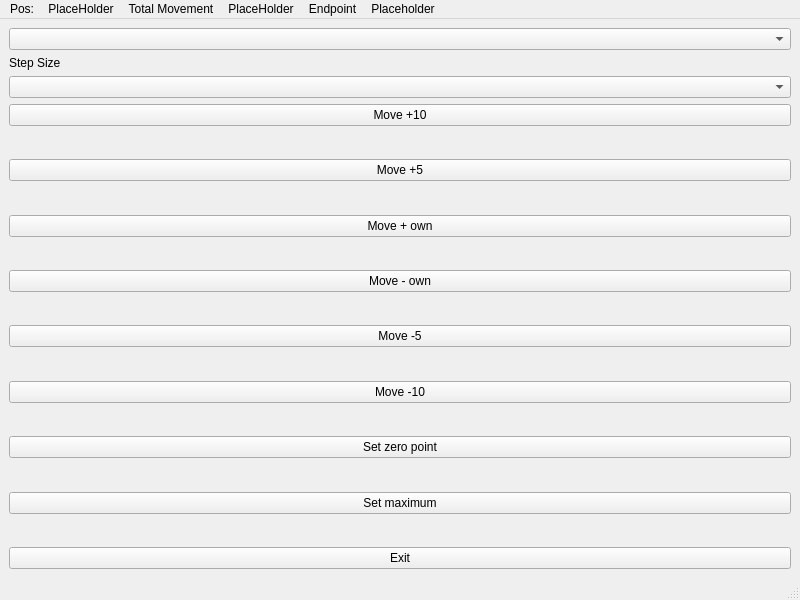
<?xml version="1.0" encoding="UTF-8"?>
<ui version="4.0">
 <class>Endstop_window</class>
 <widget class="QMainWindow" name="Endstop_window">
  <property name="geometry">
   <rect>
    <x>0</x>
    <y>0</y>
    <width>800</width>
    <height>600</height>
   </rect>
  </property>
  <property name="windowTitle">
   <string>MainWindow</string>
  </property>
  <widget class="QWidget" name="centralwidget">
   <layout class="QGridLayout" name="gridLayout_2">
    <item row="0" column="0">
     <layout class="QGridLayout" name="gridLayout"/>
    </item>
    <item row="0" column="1">
     <layout class="QVBoxLayout" name="verticalLayout">
      <item>
       <widget class="QComboBox" name="combobox_motor"/>
      </item>
      <item>
       <widget class="QLabel" name="label">
        <property name="text">
         <string>Step Size </string>
        </property>
       </widget>
      </item>
      <item>
       <widget class="QComboBox" name="combobox_step_size"/>
      </item>
      <item>
       <widget class="QPushButton" name="move_10">
        <property name="text">
         <string>Move +10</string>
        </property>
       </widget>
      </item>
      <item>
       <spacer name="verticalSpacer">
        <property name="orientation">
         <enum>Qt::Vertical</enum>
        </property>
        <property name="sizeHint" stdset="0">
         <size>
          <width>20</width>
          <height>40</height>
         </size>
        </property>
       </spacer>
      </item>
      <item>
       <widget class="QPushButton" name="move_5">
        <property name="text">
         <string>Move +5</string>
        </property>
       </widget>
      </item>
      <item>
       <spacer name="verticalSpacer_2">
        <property name="orientation">
         <enum>Qt::Vertical</enum>
        </property>
        <property name="sizeHint" stdset="0">
         <size>
          <width>20</width>
          <height>40</height>
         </size>
        </property>
       </spacer>
      </item>
      <item>
       <widget class="QPushButton" name="move_own">
        <property name="text">
         <string>Move + own</string>
        </property>
       </widget>
      </item>
      <item>
       <spacer name="verticalSpacer_3">
        <property name="orientation">
         <enum>Qt::Vertical</enum>
        </property>
        <property name="sizeHint" stdset="0">
         <size>
          <width>20</width>
          <height>40</height>
         </size>
        </property>
       </spacer>
      </item>
      <item>
       <widget class="QPushButton" name="move__own">
        <property name="text">
         <string>Move - own</string>
        </property>
       </widget>
      </item>
      <item>
       <spacer name="verticalSpacer_4">
        <property name="orientation">
         <enum>Qt::Vertical</enum>
        </property>
        <property name="sizeHint" stdset="0">
         <size>
          <width>20</width>
          <height>40</height>
         </size>
        </property>
       </spacer>
      </item>
      <item>
       <widget class="QPushButton" name="move__5">
        <property name="text">
         <string>Move -5</string>
        </property>
       </widget>
      </item>
      <item>
       <spacer name="verticalSpacer_5">
        <property name="orientation">
         <enum>Qt::Vertical</enum>
        </property>
        <property name="sizeHint" stdset="0">
         <size>
          <width>20</width>
          <height>40</height>
         </size>
        </property>
       </spacer>
      </item>
      <item>
       <widget class="QPushButton" name="move__10">
        <property name="text">
         <string>Move -10</string>
        </property>
       </widget>
      </item>
      <item>
       <spacer name="verticalSpacer_6">
        <property name="orientation">
         <enum>Qt::Vertical</enum>
        </property>
        <property name="sizeHint" stdset="0">
         <size>
          <width>20</width>
          <height>40</height>
         </size>
        </property>
       </spacer>
      </item>
      <item>
       <widget class="QPushButton" name="set_zero">
        <property name="text">
         <string>Set zero point</string>
        </property>
       </widget>
      </item>
      <item>
       <spacer name="verticalSpacer_7">
        <property name="orientation">
         <enum>Qt::Vertical</enum>
        </property>
        <property name="sizeHint" stdset="0">
         <size>
          <width>20</width>
          <height>40</height>
         </size>
        </property>
       </spacer>
      </item>
      <item>
       <widget class="QPushButton" name="set_max">
        <property name="text">
         <string>Set maximum</string>
        </property>
       </widget>
      </item>
      <item>
       <spacer name="verticalSpacer_8">
        <property name="orientation">
         <enum>Qt::Vertical</enum>
        </property>
        <property name="sizeHint" stdset="0">
         <size>
          <width>20</width>
          <height>40</height>
         </size>
        </property>
       </spacer>
      </item>
      <item>
       <widget class="QPushButton" name="pushbutton_exit">
        <property name="text">
         <string>Exit</string>
        </property>
       </widget>
      </item>
     </layout>
    </item>
   </layout>
  </widget>
  <widget class="QMenuBar" name="menubar">
   <property name="geometry">
    <rect>
     <x>0</x>
     <y>0</y>
     <width>800</width>
     <height>22</height>
    </rect>
   </property>
   <widget class="QMenu" name="menuPos">
    <property name="title">
     <string>Pos:</string>
    </property>
   </widget>
   <widget class="QMenu" name="menu_pos_placeholder">
    <property name="title">
     <string>PlaceHolder</string>
    </property>
   </widget>
   <widget class="QMenu" name="menuTotal_Movement">
    <property name="title">
     <string>Total Movement</string>
    </property>
   </widget>
   <widget class="QMenu" name="menu_total_move">
    <property name="title">
     <string>PlaceHolder</string>
    </property>
   </widget>
   <widget class="QMenu" name="menuEndpoint">
    <property name="title">
     <string>Endpoint</string>
    </property>
   </widget>
   <widget class="QMenu" name="menuendpoint_placeholder">
    <property name="title">
     <string>Placeholder</string>
    </property>
   </widget>
   <addaction name="menuPos"/>
   <addaction name="menu_pos_placeholder"/>
   <addaction name="menuTotal_Movement"/>
   <addaction name="menu_total_move"/>
   <addaction name="menuEndpoint"/>
   <addaction name="menuendpoint_placeholder"/>
  </widget>
  <widget class="QStatusBar" name="statusbar"/>
 </widget>
 <resources/>
 <connections/>
</ui>
